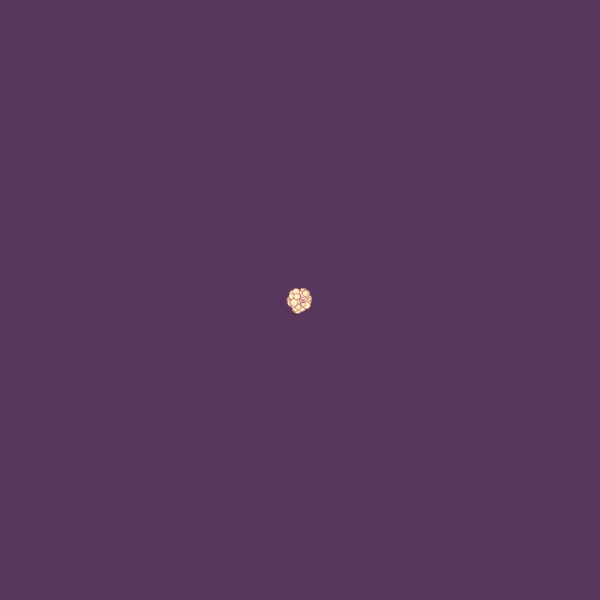
Frame 1 (no input)
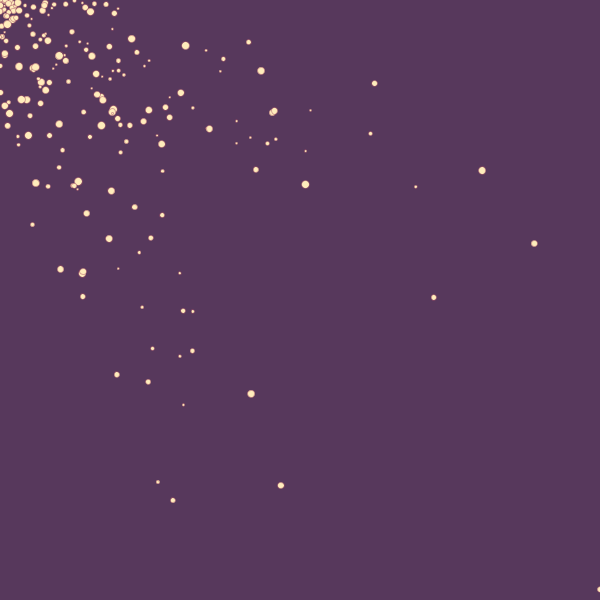
Frame 60 (the mouse pressed at the canvas centre just before this capture)
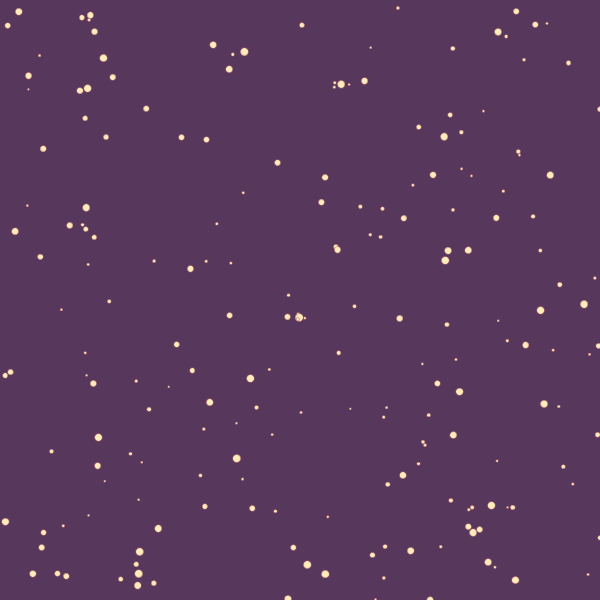
Frame 120 (the mouse held since frame 60 and released just before this capture)

The Processing sketch that drew these frames (run headless with seeded random() and noise(); from frame 60 on, the mouse is pressed at the canvas centre):

// Processing sketch: processing_154712
// ── processing_154712.pde

int num= 200;
PVector [] loc = new PVector [num];
PVector [] dir = new PVector [num];
float [] s = new float [num];


void setup ()
{
  size(600, 600);
  smooth();

  frameRate (30);

  initVariables();
}

void draw ()
{
    background (#57385c);

/*
  fill (#57385c, 50);
  noStroke();
  rect (0, 0, width, height);
*/
  stroke (#A75265, 120);
  fill (#ffedbc);
  int i = 0;
  while (i < s.length)
  {
    moveBall(loc [i], dir [i], s [i]);
    checkEdges (loc [i], dir [i]);
    drawBall( loc [i]);
    i = i + 1;
  }
}

void checkEdges (PVector location, PVector direction)
{
  if (location.x < 0)
  {
    location.x = 0;
    direction.x = direction.x * -1;
  }
  if (location.x > width)
  {
    location.x = width;
    direction.x = direction.x * -1;
  }

  if (location.y < 0)
  {
    location.y = 0;
    direction.y = direction.y * -1;
  }
  if (location.y > height)
  {
    location.y = height;
    direction.y = direction.y * -1;
  }
}

void moveBall (PVector location, PVector direction, float speed)
{
  float angle = atan2 (mouseY - location.y, mouseX - location.x);
  PVector target = new PVector ( cos (angle), sin (angle));
  target.mult (0.1);

  direction.add (target);
  direction.normalize();

  PVector velocity = direction.get(); // kopiert direction
  velocity.mult (speed); 
  location.add (velocity);
}

void drawBall (PVector location)
{
  ellipse (location.x, location.y, location.z, location.z);
}

void initVariables ()
{
  int i = 0;
  while (i < s.length) 
  {
    PVector location = new PVector (width/2, height/2, random (2, 8));

    float angle = random (TWO_PI);
    PVector direction = new PVector (cos (angle) * 1, sin (angle) * 1);

    float speed = random (3, 10);

    loc [i] = location;
    dir [i] = direction;
    s[i] = speed;

    i = i + 1;
  }
}

void mousePressed ()
{
  initVariables ();
}

// init
// zeichnen
// move
// kantenüberprüfung
